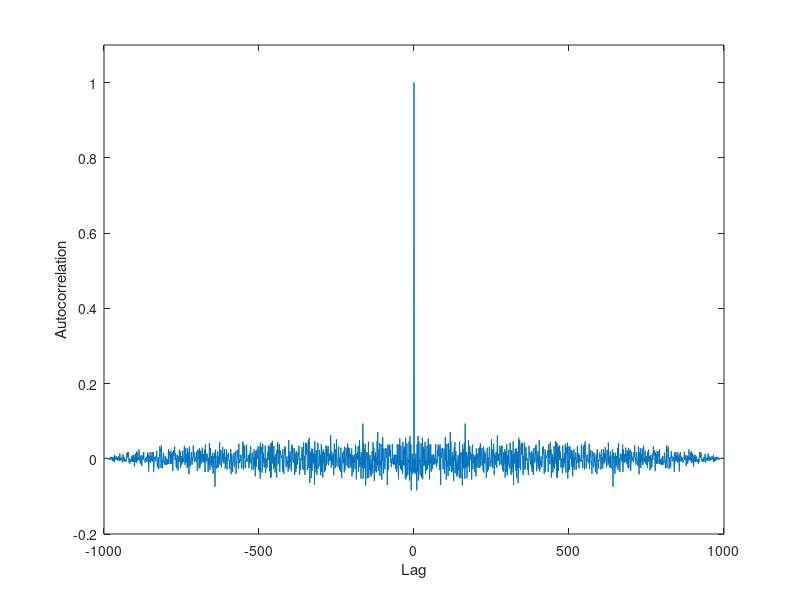
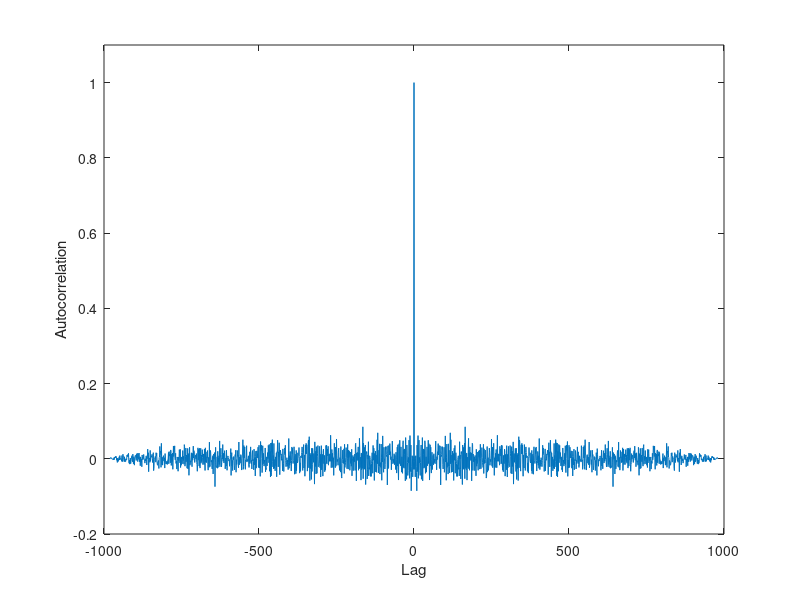
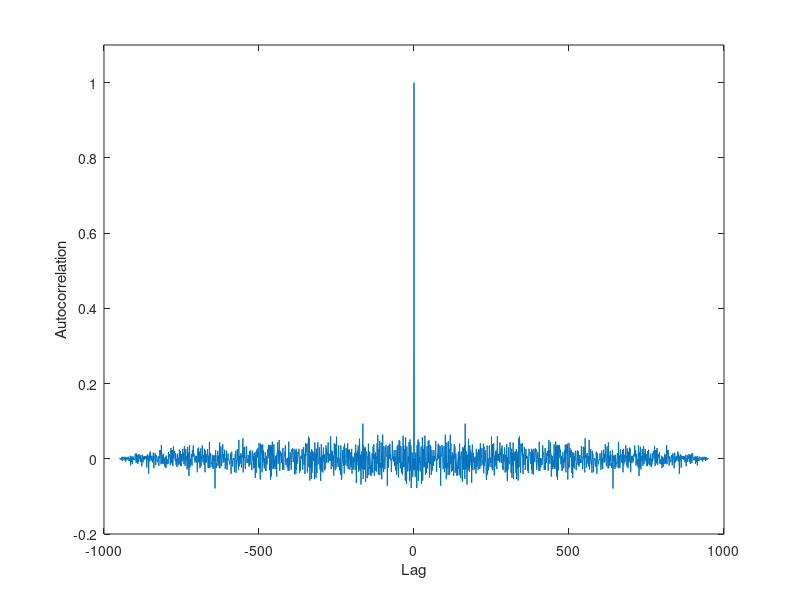

MATLAB code to generate these figures, in order:
clc;close all;clear all;
n=1000;
fs = 100;

white=randn(1,n)
brown=cumsum(white)

x=white;

[autocor,lags] = xcorr(x,n,'coeff');

plot(lags,autocor)
xlabel('Lag')
ylabel('Autocorrelation')
axis([-n n -0.2 1.1])

shift=20;
[autocor,lags] = xcorr(x(shift:end),n+1-shift,'coeff');

figure;plot(lags,autocor)
xlabel('Lag')
ylabel('Autocorrelation')
axis([-n n -0.2 1.1])

shift=50;
[autocor,lags] = xcorr(x(shift:end),n+1-shift,'coeff');

figure;plot(lags,autocor)
xlabel('Lag')
ylabel('Autocorrelation')
axis([-n n -0.2 1.1])
%%
